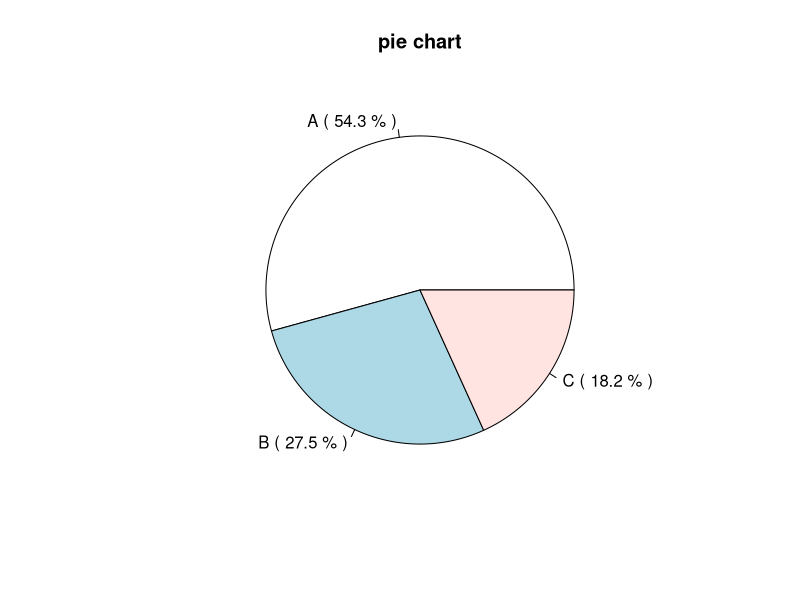
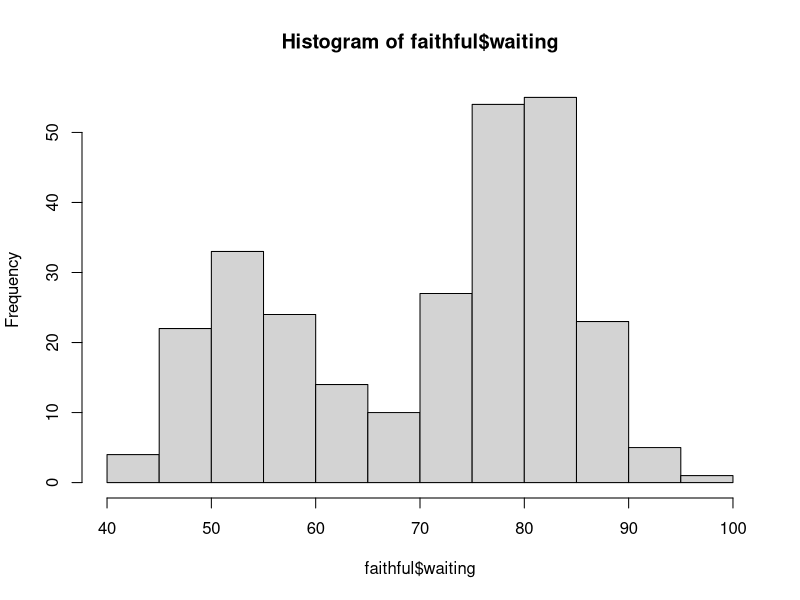
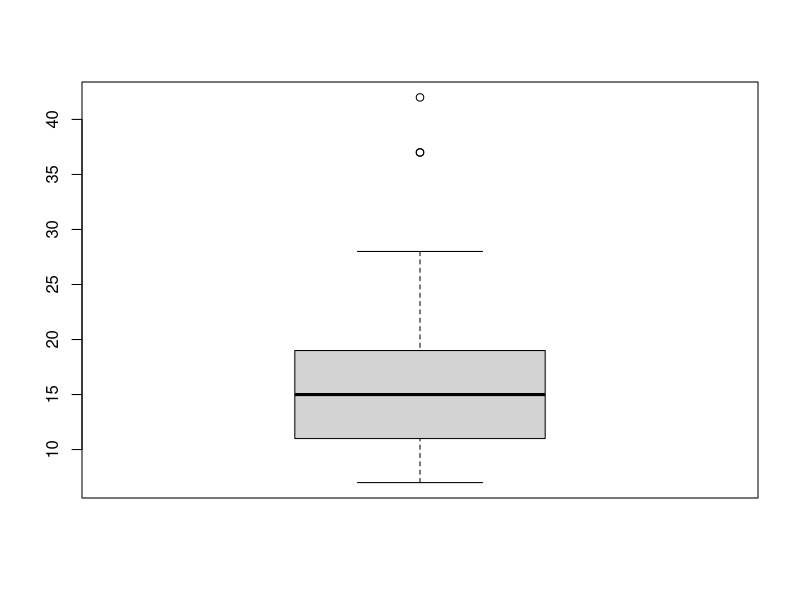
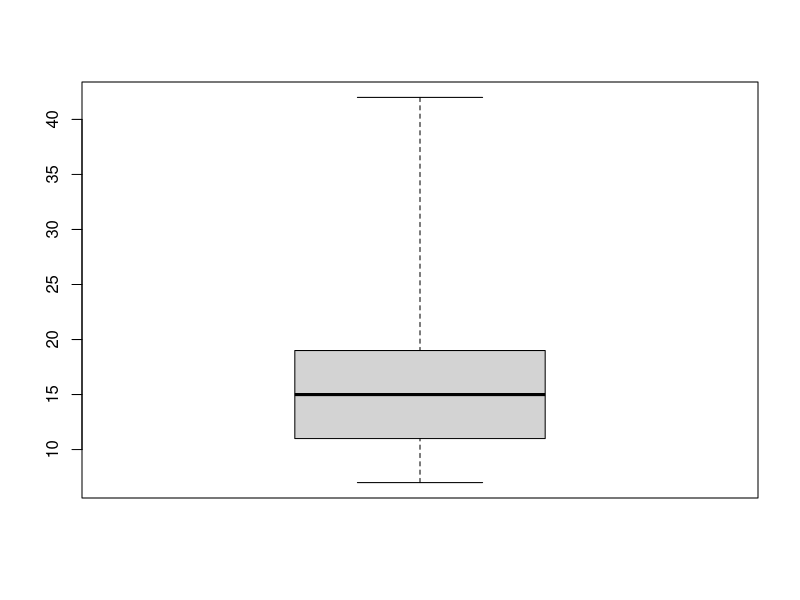
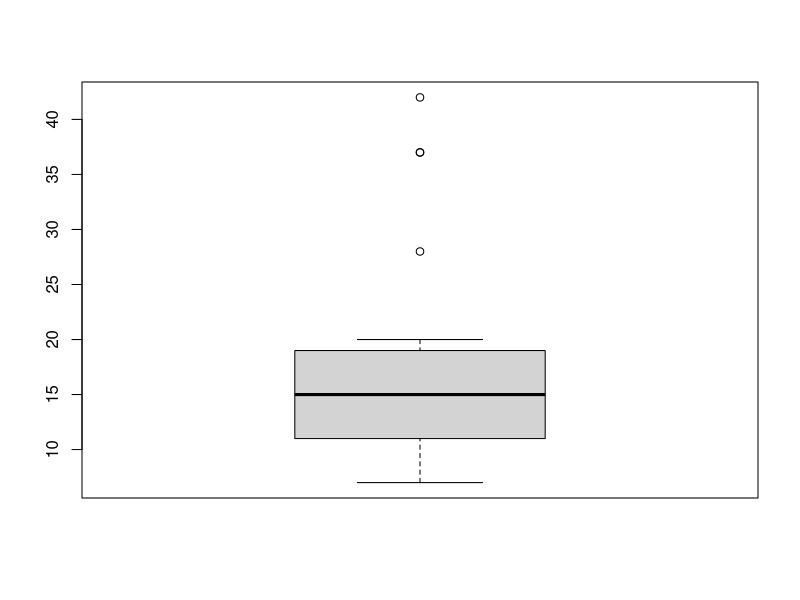
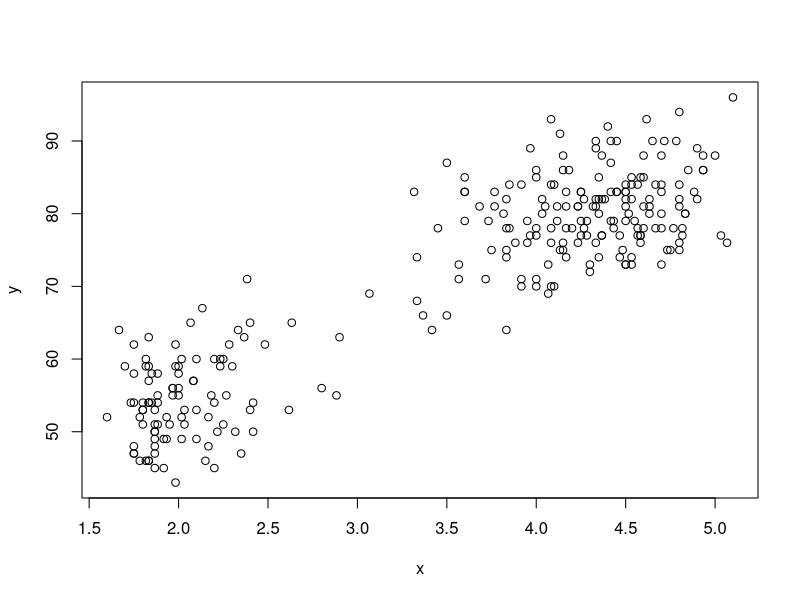

Generate these figures, in order, with R:
########## 2-1 ##########
#####frequency table
a <- rep("A", 1520)
b <- rep("B", 770)
c <- rep("C", 510)
x <- c(a, b, c) #vector
table(x)

y <- as.matrix(table(x))
freq = y[,1]
relative_freq <- freq/sum(y)
relative_freq
z <- cbind(freq, relative_freq) #column bind
z




#####pie chart
x <- c(1520, 770, 510)
y <- round(x/sum(x)*100, digits=1) #digits : 소수점 첫째자리에서 반올림
y

lab <- c("A", "B", "C")
lab

w <- paste(lab, "(", y, "%", ")") #paste : 붙여넣기
w

pie(x, labels = w, main = "pie chart")



#####Excercise
x <- c(1, 1, 1, 3, 0, 0, 1, 1, 1, 0, 2, 2, 0, 0, 0, 1, 2, 1, 2, 0, 0, 1, 6, 4, 3, 3, 1, 2, 4, 0)
y <- as.matrix(table(x))
y

freq = y[,1]
freq

rel_freq <- freq/sum(freq)
rel_freq

csum = cumsum(freq) #누적합
csum

c_rel_freq = csum/sum(freq) #누적 상대도수
c_rel_freq

z <- cbind(freq, rel_freq, csum, c_rel_freq)
z



#####histogram
data() #load default data
hist(faithful$waiting) #자료명$변수명
#계급의 개수는 10개 내외(10 ~ 20)가 적절하다.



###### stem-and-leaf plot
stem(faithful$waiting)


########## 2-2 ##########
x <- stackloss$stack.loss
x

mean(x)
var(x)
sd(x)

s <- sort(x)
s

length(x)
quantile(x, c(0.1, 0.25, 0.5, 0.95)) #백분위수
fivenum(x) #min, Q1, Q2, Q3, max
summary(x)
boxplot(x) #range = 1.5 (default)
boxplot(x, range = 0) #deleted whisker
boxplot(x, range = 1.0)



########## 2-3 ##########
x <- faithful$eruptions
y <- faithful$waiting
plot(x, y) #scatter plot
cor(x, y) #sample correlation